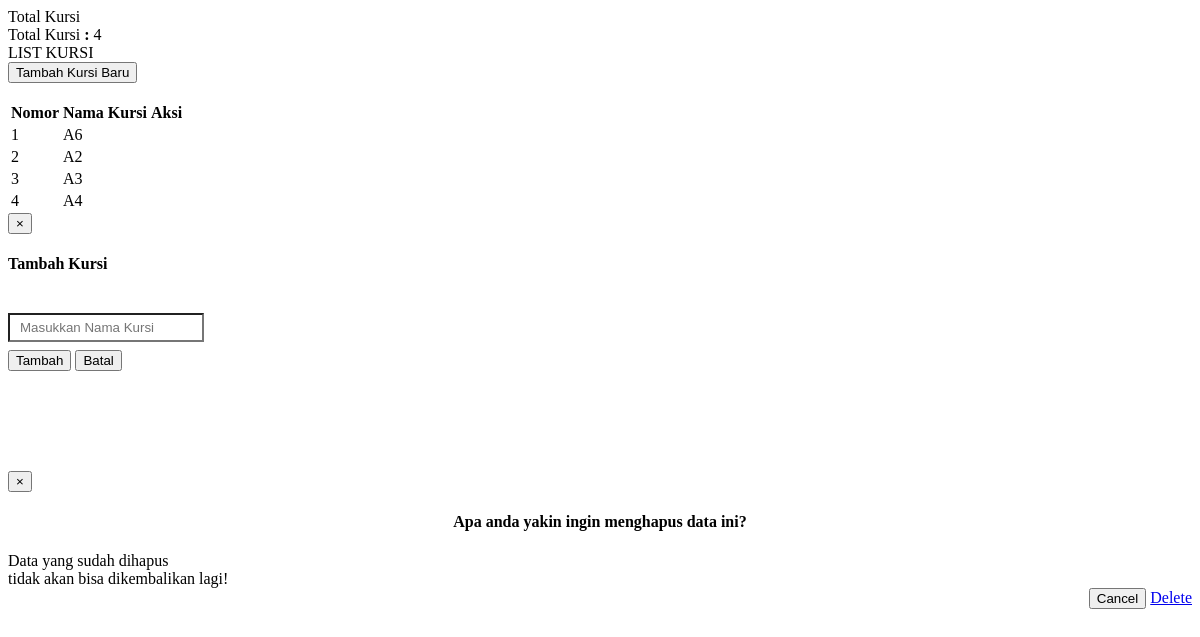
Page /page/admin-master/kursi/list-kursi.php on the committed database.
### tables this page shows
CREATE TABLE `kursi` (
  `id_kursi` int(11) NOT NULL,
  `nama_kursi` varchar(30) NOT NULL
);

### page/admin-master/kursi/list-kursi.php (the view, shortened to what this page needs)
<div class="list-jenis">
  <div class="row">
   <div class="col-sm-2">
    <section class="panel panel-default">
     <div class="panel panel-heading">Total Kursi</div>
    <div class="panel panel-body">
      Total Kursi <b>:</b>
      <?php
        $select_kursi = mysqli_query($koneksi,"SELECT * FROM kursi");
        echo mysqli_num_rows($select_kursi);
      ?>
    </div>
   </div>
   <div class="col-sm-10">
    <section class="panel panel-default">
    <header class="panel-heading">LIST KURSI</header>
    <div class="panel-body">
     <nav>
      <button type="button" data-target="#ModalAdd" data-toggle="modal" class="btn btn-success">
       <i class="fa fa-plus"></i> Tambah Kursi Baru
      </button>
     </nav>
     <br>
     <div class="table-responsive">
      <table class="table table-bordered" id="example">
      <thead>
       <tr>
        <th>
         Nomor
        </th>
        <th>
         Nama Kursi
        </th>
        <th>
         Aksi
        </th>
       </tr>
      </thead>
      <tbody>
      <?php
      $no = 1;
      while($row_kursi = mysqli_fetch_array($select_kursi)){
        echo '<tr>';
        echo '<td>'.$no++.'</td>';
        echo '<td>'.$row_kursi['nama_kursi'].'</td>';
        echo "<td><a href='?hal=admin-master/kursi/edit-kursi&id=".$row_kursi['id_kursi']."' class='btn btn-warning' role='button'><i class='glyphicon glyphicon-pencil'></i></a>
                  <a href='#modal_delete' data-id='".$row_kursi['id_kursi']."' data-toggle='modal' class='btn btn-danger buang' role='button'><i class='glyphicon glyphicon-trash'></i></a>
          </td>";
        echo '</tr>';
       }
      ?>
      </tbody>
      </table>
     </div>
    </div>
    </section>
   </div>
  </div>
</div>
    <div id="ModalAdd" class="modal fade" tabindex="-1" role="dialog">
      <div class="modal-dialog">
        <div class="modal-content">
          <div class="modal-header">
            <button type="button" class="close" data-dismiss="modal" aria-label="Close"><span aria-hidden="true">&times;</span></button>
            <h4 class="modal-title">Tambah Kursi</h4>
          </div>
          <div class="modal-body">
            <form action="" name="modal_popup" method="post">
              <br>
              <input name="nama_kursi" type="text" class="form-control" placeholder="Masukkan Nama Kursi" required />
              <br>
              <div class="modal-footer">
                <button class="btn btn-default" name="daftar" type="submit">
                  Tambah
                </button>
                <button type="reset" class="btn btn-danger"  data-dismiss="modal" aria-hidden="true">
                  Batal
                </button>
              </div>
            </form>
          </div>
        </div>
      </div>
    </div>
    <div class="modal fade" id="modal_delete">
      <div class="modal-dialog">
        <div class="modal-content" style="margin-top:100px;">
          <div class="modal-header">
            <button type="button" class="close" data-dismiss="modal" aria-hidden="true">&times;</button>
            <h4 class="modal-title" style="text-align:center;">Apa anda yakin ingin menghapus data ini?</h4>
          </div>
                    <div class="modal-body">
            <div class="alert alert-warning">Data yang sudah dihapus
            <br> tidak akan bisa dikembalikan lagi!</div>
          </div>
          <div class="modal-footer" style="margin:0px; border-top:0px; text-align:right;">
            <button type="button" class="btn btn-default" data-dismiss="modal">Cancel</button>
            <a href="#" role="button" class="btn btn-danger" id="delete_link">Delete</a>
          </div>
        </div>
      </div>
    </div>

### page/admin-master/kursi/list-kursi.php (style rules this page uses)
input[type=text] { background-color: white; padding: 5px 5px 5px 10px; margin-bottom: 8px; }

### rows in the picture
kursi: nama_kursi "A6"
kursi: nama_kursi "A2"
kursi: nama_kursi "A3"
kursi: nama_kursi "A4"

### other values in the picture
mysqli_num_rows($select_kursi) "4"
